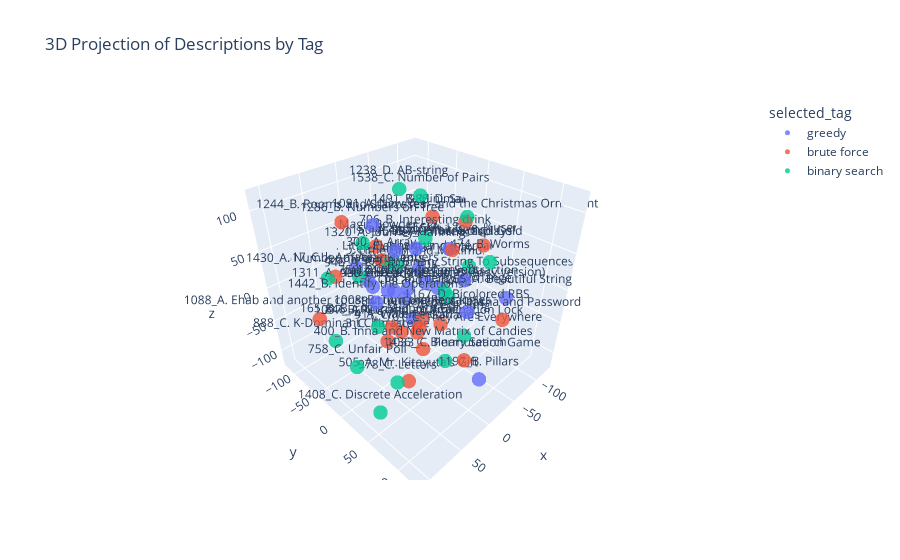

Write notebook code for a chart like this one.
### Markdown cell above
Plot the 3D projection of the description vectors, with colors representing the selected_tag, to observe whether there are any patterns or cluster related to the corresponding cf_tag.

### Code cell
from sklearn.manifold import TSNE
import numpy as np

vectors = np.array(df_selected["description_vector"].tolist())

tsne = TSNE(n_components=3, random_state=42, perplexity=10)
vectors_3d = tsne.fit_transform(vectors)

df_selected[["x", "y", "z"]] = vectors_3d

import plotly.express as px

fig = px.scatter_3d(
    df_selected,
    x="x", y="y", z="z",
    color="selected_tag",
    text="problem_name",
    hover_data=["problem_name", "selected_tag"],
    title="3D Projection of Descriptions by Tag"
)

fig.update_traces(marker=dict(size=5, opacity=0.8))
fig.show()

### Figure 1 — Plotly figure (JSON) as saved in the notebook; plotly's stock layout.template omitted (floating-point values rounded to 4 significant figures)
{"data": [{"customdata": [["1167_D. Bicolored RBS", "greedy"], ["276_D. Little Girl and Maximum XOR", "greedy"], ["1515_A. Phoenix and Gold", "greedy"], ["1416_C. XOR Inverse", "greedy"], ["1311_A. Add Odd or Subtract Even", "greedy"], ["955_A. Feed the cat", "greedy"], ["758_D. Ability To Convert", "greedy"], ["1442_B. Identify the Operations", "greedy"], ["1286_B. Numbers on Tree", "greedy"], ["1008_B. Turn the Rectangles", "greedy"], ["1442_A. Extreme Subtraction", "greedy"], ["322_A. Ciel and Dancing", "greedy"], ["1265_A. Beautiful String", "greedy"], ["1201_B. Zero Array", "greedy"], ["1197_B. Pillars", "greedy"], ["1150_A. Stock Arbitraging", "greedy"], ["58_B. Coins", "greedy"], ["946_A. Partition", "greedy"], ["1399_D. Binary String To Subsequences", "greedy"], ["1320_A. Journey Planning", "greedy"]], "hovertemplate": "selected_tag=%{customdata[1]}<br>x=%{x}<br>y=%{y}<br>z=%{z}<br>problem_name=%{customdata[0]}<extra></extra>", "legendgroup": "greedy", "marker": {"color": "#636efa", "opacity": 0.8, "size": 5, "symbol": "circle"}, "mode": "markers+text", "name": "greedy", "scene": "scene", "showlegend": true, "text": ["1167_D. Bicolored RBS", "276_D. Little Girl and Maximum XOR", "1515_A. Phoenix and Gold", "1416_C. XOR Inverse", "1311_A. Add Odd or Subtract Even", "955_A. Feed the cat", "758_D. Ability To Convert", "1442_B. Identify the Operations", "1286_B. Numbers on Tree", "1008_B. Turn the Rectangles", "1442_A. Extreme Subtraction", "322_A. Ciel and Dancing", "1265_A. Beautiful String", "1201_B. Zero Array", "1197_B. Pillars", "1150_A. Stock Arbitraging", "58_B. Coins", "946_A. Partition", "1399_D. Binary String To Subsequences", "1320_A. Journey Planning"], "type": "scatter3d", "x": [28.37, -63.8, 16.43, -110.6, 18.7, 38.53, -18.67, 96.48, 17.17, -19.57, -6.343, -50.63, -58.16, -8.837, 19.43, -8.268, -33.87, 4.139, -38.73, 43.98], "y": [107.6, -48.4, 71.5, -80.33, -17.88, 15.64, -23.16, 55.99, -41.06, -15.46, 38.11, -63.97, 94.42, -114.7, 123.2, 1.638, -112.6, -72.92, 49.04, 25.56], "z": [44.01, -18.9, 93.49, -80.16, 1.218, 27.53, -17.15, 64.11, 77.9, -61.51, 20.32, -70.28, 8.981, -22.4, -41.99, 55.09, -65.7, -17.44, 20.44, 83.59]}, {"customdata": [["3_C. Tic-tac-toe", "brute force"], ["217_A. Ice Skating", "brute force"], ["761_C. Dasha and Password", "brute force"], ["1430_A. Number of Apartments", "brute force"], ["987_C. Three displays", "brute force"], ["1091_A. New Year and the Christmas Ornament", "brute force"], ["1033_C. Permutation Game", "brute force"], ["846_A. Curriculum Vitae", "brute force"], ["1244_B. Rooms and Staircases", "brute force"], ["505_A. Mr. Kitayuta's Gift", "brute force"], ["911_C. Three Garlands", "brute force"], ["1097_B. Petr and a Combination Lock", "brute force"], ["400_B. Inna and New Matrix of Candies", "brute force"], ["1491_B. Minimal Cost", "brute force"], ["841_A. Generous Kefa", "brute force"], ["1088_A. Ehab and another construction problem", "brute force"], ["4_A. Watermelon", "brute force"], ["1285_C. Fadi and LCM", "brute force"], ["300_A. Array", "brute force"], ["155_A. I_love_%username%", "brute force"]], "hovertemplate": "selected_tag=%{customdata[1]}<br>x=%{x}<br>y=%{y}<br>z=%{z}<br>problem_name=%{customdata[0]}<extra></extra>", "legendgroup": "brute force", "marker": {"color": "#EF553B", "opacity": 0.8, "size": 5, "symbol": "circle"}, "mode": "markers+text", "name": "brute force", "scene": "scene", "showlegend": true, "text": ["3_C. Tic-tac-toe", "217_A. Ice Skating", "761_C. Dasha and Password", "1430_A. Number of Apartments", "987_C. Three displays", "1091_A. New Year and the Christmas Ornament", "1033_C. Permutation Game", "846_A. Curriculum Vitae", "1244_B. Rooms and Staircases", "505_A. Mr. Kitayuta's Gift", "911_C. Three Garlands", "1097_B. Petr and a Combination Lock", "400_B. Inna and New Matrix of Candies", "1491_B. Minimal Cost", "841_A. Generous Kefa", "1088_A. Ehab and another construction problem", "4_A. Watermelon", "1285_C. Fadi and LCM", "300_A. Array", "155_A. I_love_%username%"], "type": "scatter3d", "x": [13.36, -47.25, -24.27, 81.52, -13.17, -51.73, 44.06, 21.48, 76.91, 23.0, 36.45, 12.23, 59.32, -95.97, -54.08, 81.49, -27.65, -37.37, 6.928, -95.38], "y": [-29.53, 8.268, 114.6, -28.36, 50.47, 35.07, 120.2, -10.87, -13.57, 19.69, 48.59, 27.58, 79.68, -55.54, -31.53, -74.1, -46.58, -104.0, -40.75, 30.39], "z": [-88.38, -72.84, 8.31, 45.37, 71.39, 85.14, 0.2207, -49.11, 112.8, -119.1, -12.38, -32.25, -1.43, 44.05, -91.0, -37.83, -107.3, 3.587, 27.33, 35.53]}, {"customdata": [["706_B. Interesting drink", "binary search"], ["1538_C. Number of Pairs", "binary search"], ["670_D2. Magic Powder - 2", "binary search"], ["676_C. Vasya and String", "binary search"], ["701_C. They Are Everywhere", "binary search"], ["68_B. Energy exchange", "binary search"], ["468_C. Hack it!", "binary search"], ["204_A. Little Elephant and Interval", "binary search"], ["1417_C. k-Amazing Numbers", "binary search"], ["165_B. Burning Midnight Oil", "binary search"], ["1238_D. AB-string", "binary search"], ["978_C. Letters", "binary search"], ["474_B. Worms", "binary search"], ["888_C. K-Dominant Character", "binary search"], ["985_D. Sand Fortress", "binary search"], ["758_C. Unfair Poll", "binary search"], ["1462_E1. Close Tuples (easy version)", "binary search"], ["1408_C. Discrete Acceleration", "binary search"], ["937_C. Save Energy!", "binary search"], ["1436_C. Binary Search", "binary search"]], "hovertemplate": "selected_tag=%{customdata[1]}<br>x=%{x}<br>y=%{y}<br>z=%{z}<br>problem_name=%{customdata[0]}<extra></extra>", "legendgroup": "binary search", "marker": {"color": "#00cc96", "opacity": 0.8, "size": 5, "symbol": "circle"}, "mode": "markers+text", "name": "binary search", "scene": "scene", "showlegend": true, "text": ["706_B. Interesting drink", "1538_C. Number of Pairs", "670_D2. Magic Powder - 2", "676_C. Vasya and String", "701_C. They Are Everywhere", "68_B. Energy exchange", "468_C. Hack it!", "204_A. Little Elephant and Interval", "1417_C. k-Amazing Numbers", "165_B. Burning Midnight Oil", "1238_D. AB-string", "978_C. Letters", "474_B. Worms", "888_C. K-Dominant Character", "985_D. Sand Fortress", "758_C. Unfair Poll", "1462_E1. Close Tuples (easy version)", "1408_C. Discrete Acceleration", "937_C. Save Energy!", "1436_C. Binary Search"], "type": "scatter3d", "x": [-39.68, -14.83, -3.245, 36.13, -14.47, -64.33, -52.14, -35.81, 28.91, 51.63, -52.73, 69.97, -22.04, 73.63, -125.9, 108.0, 14.48, 108.3, -119.0, -6.599], "y": [-14.04, 1.793, -88.37, -116.8, 73.28, 4.822, -95.65, -61.08, -58.53, 0.1471, -71.88, 51.16, 92.63, -57.31, -21.43, 32.1, 65.79, 65.95, -7.021, 53.61], "z": [49.73, 116.6, 28.25, -20.28, -33.05, -38.78, -27.29, -5.852, 7.492, -24.29, 90.38, -62.88, 71.28, -67.57, 45.08, -25.83, 40.71, -67.79, -21.77, -80.74]}], "layout": {"legend": {"title": {"text": "selected_tag"}, "tracegroupgap": 0}, "scene": {"domain": {"x": [0, 1], "y": [0, 1]}, "xaxis": {"title": {"text": "x"}}, "yaxis": {"title": {"text": "y"}}, "zaxis": {"title": {"text": "z"}}}, "title": {"text": "3D Projection of Descriptions by Tag"}}}
